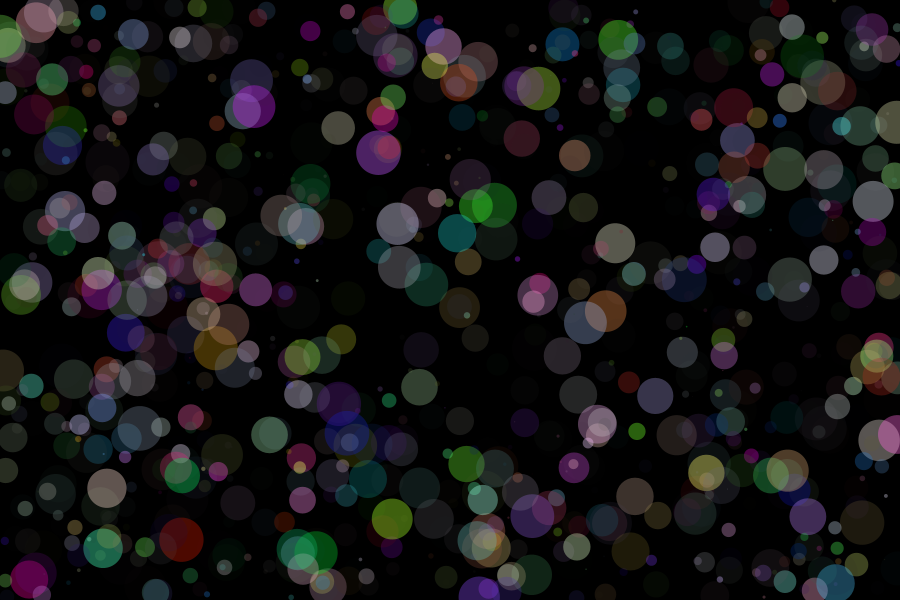
Frame 1 (no input)
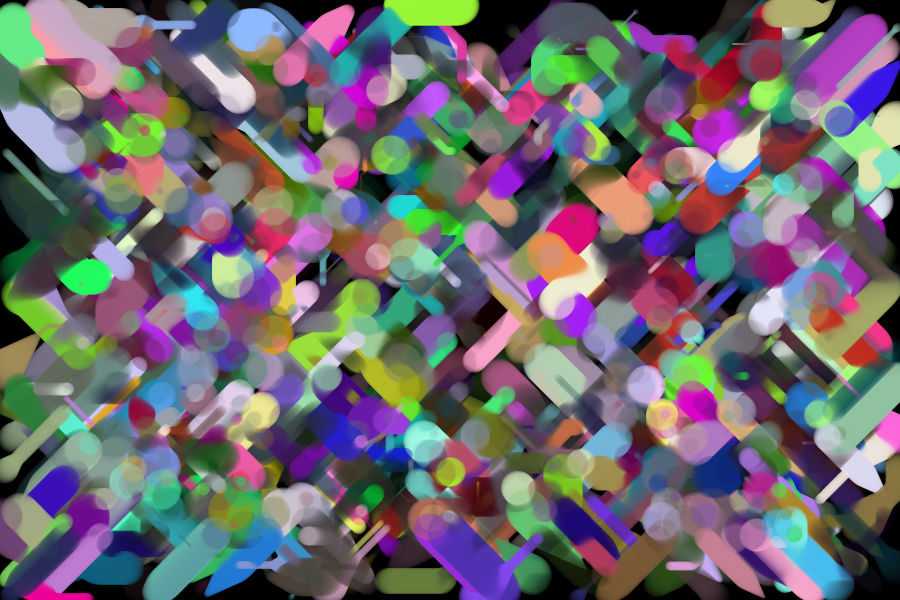
Frame 60 (the mouse pressed at the canvas centre just before this capture)
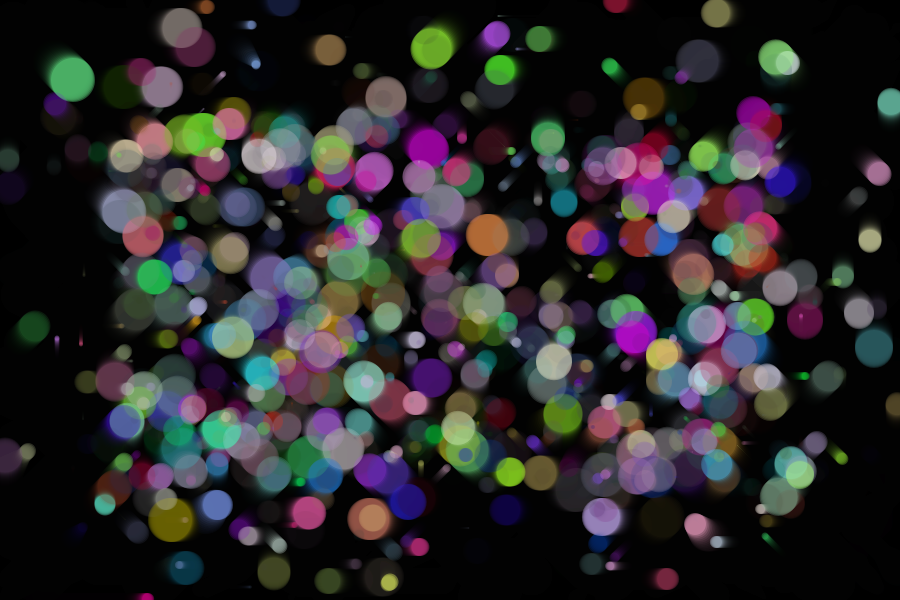
Frame 120 (the mouse held since frame 60 and released just before this capture)

The Processing sketch that drew these frames (run headless with seeded random() and noise(); from frame 60 on, the mouse is pressed at the canvas centre):

// Processing sketch: processing_147582
// ── processing_147582.pde


int cant = 1000;

float[] X = new float[cant]; 
float[] Y = new float[cant]; 
float[] T = new float[cant]; 
float[] C = new float[cant]; 
float[] Cs = new float[cant]; 
float[] Cb = new float[cant]; 

float[] Xobj = new float[cant]; 
float[] Yobj = new float[cant]; 
float[] Tobj = new float[cant]; 

float[] arranque = new float[cant]; 
int [] max = new int[cant]; 
float[] velx = new float[cant]; 
float[] vely = new float[cant]; 

int Z = 20;

float tamanio;

float velk=1;

void setup() {

  size(900, 600);
  //size(displayWidth, displayHeight);
  background(0);
  for (int i = 0; i < cant; i++) {
    X[i]=random(0, width);
    Y[i]=random(0, height);
    T[i]=random(0, width/Z);

    Xobj[i]=random(0, width);
    Yobj[i]=random(0, height);
    Tobj[i]=random(0, width/Z);

    C[i]=int(random(255));
    Cs[i]=int(random(10, 255));
    Cb[i]=int(random(10, 255));

    arranque[i]= T[i] + random(T[i]);
    max[i] = int(random(10));
    velx[i]=random(-3, 3)+velx[i];
    vely[i]=random(-3, 3)+vely[i];
  }
}


void mouseClicked() {

  //  for (int i = 0; i < cant; i++) {
  //    X[i]=random(0, width);
  //    Y[i]=random(0, height);
  //    T[i]=random(0, width/10);
  //    C[i]=int(random(255));
  //    Cs[i]=int(random(10, 255));
  //    Cb[i]=int(random(10, 255));
  //
  //    arranque[i]= T[i] + random(T[i]);
  //    max[i] = int(random(10));
  //    velx[i]=random(-3, 3)+velx[i];
  //    vely[i]=random(-3, 3)+vely[i];
  //}
}



void draw() {
  fill(0, map(mouseX, 0, width, 0, 100)); 

  rect(0, 0, width, height);

  for (int i = 0; i < cant; i++) {

    planeta(X[i], Y[i], T[i], T[i], C[i], arranque[i], max[i], Cs[i], Cb[i]);
   
    if ((int(X[i])-int(Xobj[i])) < 2 && (int(X[i])-int(Xobj[i])) > -2){X[i]=int(Xobj[i]);}
    if ((int(Y[i])-int(Yobj[i])) < 2 && (int(Y[i])-int(Yobj[i])) > -2){Y[i]=int(Yobj[i]);}
    if ((int(T[i])-int(Tobj[i])) < 2 && (int(T[i])-int(Tobj[i])) > -2){T[i]=int(Tobj[i]);}


    if (int(X[i])==int(Xobj[i]) && int(Y[i])== int(Yobj[i]) && int(T[i])==int(Tobj[i])){
            Xobj[i]=random(0, width);
            Yobj[i]=random(0, height);
            Tobj[i]=random(0, width/Z);
    }else{
           if(X[i]<Xobj[i]){X[i]++;}
           if(X[i]>Xobj[i]){X[i]--;}
           
           if(Y[i]<Yobj[i]){Y[i]++;}
           if(Y[i]>Yobj[i]){Y[i]--;}
             
           if(T[i]<Tobj[i]){T[i]++;}
           if(T[i]>Tobj[i]){T[i]--;}
           
    //X[i]=X[i]+velx[i];
    //Y[i]=Y[i]+vely[i];
  }
  
}
}

void planeta(float rectX, float rectY, float alto, float ancho, float colorplaneta, float arranque, int jmax, float sat, float bri) {
  colorMode(HSB);
  noStroke();

  fill(colorplaneta, sat, bri, map(bri, 0, 255, 0, 100));
  ellipse(rectX, rectY, alto, ancho);

//  for (int j=0;j<jmax;j++) {
//    stroke(colorplaneta, sat-j*10, bri-j*10);
//    noFill();
//    ellipse(rectX, rectY, arranque+(ancho*j*0.2), arranque+(alto*j*0.2));
//  }
}
